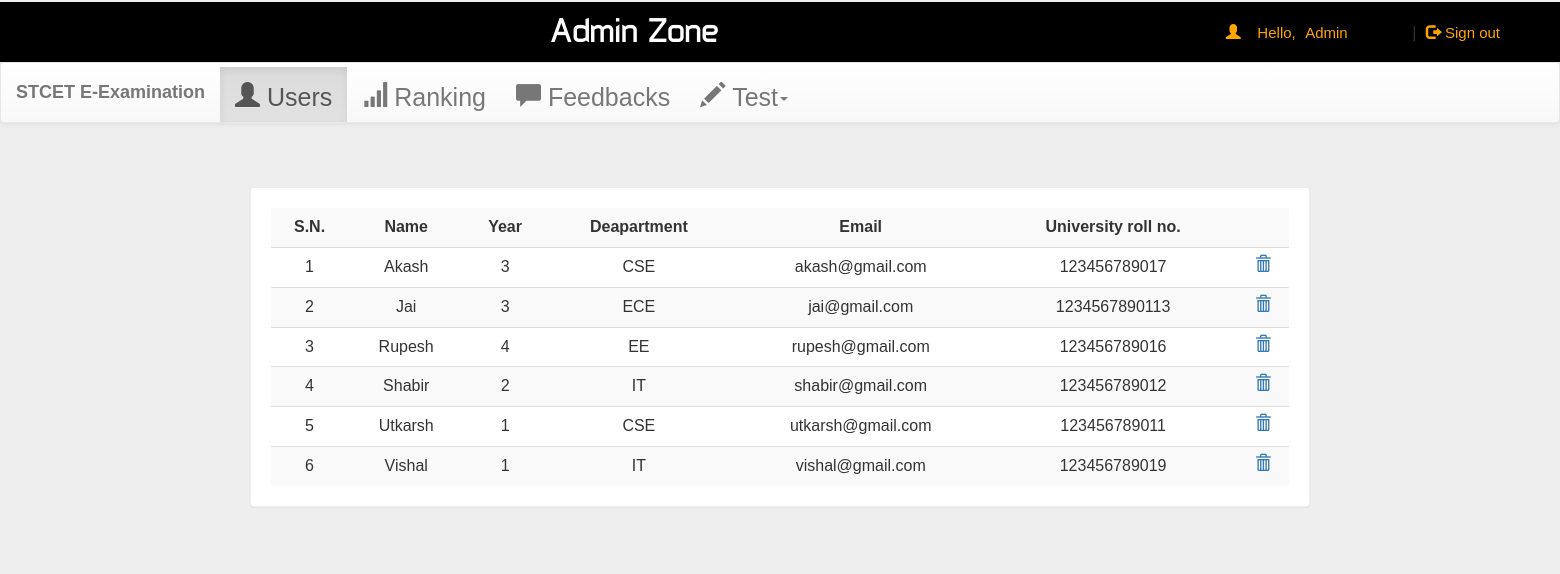
Page /dash.php?q=0 (signed in) on the committed database.
### tables this page shows
CREATE TABLE IF NOT EXISTS `user` (
  `name` varchar(50) NOT NULL,
  `year1` varchar(5) NOT NULL,
  `department` varchar(100) NOT NULL,
  `email` varchar(50) NOT NULL,
  `mob` bigint(20) NOT NULL,
  `password` varchar(50) NOT NULL,
  PRIMARY KEY (`email`)
);

### dash.php (the view, shortened to what this page needs)
<!DOCTYPE html PUBLIC "-//W3C//DTD XHTML 1.0 Transitional//EN" "http://www.w3.org/TR/xhtml1/DTD/xhtml1-transitional.dtd">
<html xmlns="http://www.w3.org/1999/xhtml">
<head>
<link  rel="stylesheet" href="css/bootstrap.min.css"/>
 <link  rel="stylesheet" href="css/bootstrap-theme.min.css"/>
 <link rel="stylesheet" href="css/main1.css?version=51">
 <link  rel="stylesheet" href="css/font.css">
</head>
<body  style="background:#eee;">
<div class="header">
<div class="row">
<div class="col-md-6">
<span class="another">Admin Zone</span></div>
<div class="col-md-6">
<?php
 include_once 'dbConnection.php';
  if(!(isset($_SESSION['email']))){
header("location:index.php");
}
else
{
$name = $_SESSION['name'];
echo '<span class="pull-right top title1" ><span class="log1"><span class="glyphicon glyphicon-user" aria-hidden="true"></span>&nbsp;&nbsp;&nbsp;&nbsp;Hello,</span> <a href="dash.php" class="log log1">'.$name.'</a>&nbsp;|&nbsp;<a href="logout.php?q=index.php" class="log"><span class="glyphicon glyphicon-log-out" aria-hidden="true"></span>&nbsp;Sign out</button></a></span>';
}?>
</div>
</div></div>
<nav class="navbar navbar-default title1">
  <div class="container-fluid">
    <div class="navbar-header">
      <a class="navbar-brand" href="dash.php?q=0"><b>STCET E-Examination</b></a>
    </div>
    <div class="collapse navbar-collapse" id="bs-example-navbar-collapse-1">
      <ul class="nav navbar-nav">
        <li <?php if(@$_GET['q']==0) echo'class="active"'; ?>><a href="dash.php?q=0"><span class="glyphicon glyphicon-user" aria-hidden="true"></span>&nbsp;Users<span class="sr-only">(current)</span></a></li>
		<li <?php if(@$_GET['q']==2) echo'class="active"'; ?>><a href="dash.php?q=2"><span class="glyphicon glyphicon-signal" aria-hidden="true"></span>&nbsp;Ranking</a></li>
		<li <?php if(@$_GET['q']==3) echo'class="active"'; ?>><a href="dash.php?q=3"><span class="glyphicon glyphicon-comment" aria-hidden="true"></span>&nbsp;Feedbacks</a></li>
        <li class="dropdown <?php if(@$_GET['q']==4 || @$_GET['q']==5) echo'active"'; ?>">
          <a href="#" class="dropdown-toggle" data-toggle="dropdown" role="button" aria-haspopup="true" aria-expanded="false"><span class="glyphicon glyphicon-pencil" aria-hidden="true"></span>&nbsp;Test<span class="caret"></span></a>
        </li>
      </ul>
          </div>
  </div>
</nav>
<div class="container">
<div class="row">
<div class="col-md-12">
<div class="col-md-12" id="cont">
</div>
<?php if(@$_GET['q']==0) {
$result = mysqli_query($con,"SELECT * FROM user") or die('Error');
echo  '<div class="panel"><table class="table table-striped title1">
<tr><td style="text-align:center"><b>S.N.</b></td><td style="text-align:center"><b>Name</b></td><td style="text-align:center"><b>Year</b></td><td style="text-align:center"><b>Deapartment</b></td><td style="text-align:center"><b>Email</b></td><td style="text-align:center"><b>University roll no.</b></td><td style="text-align:center"></td></tr>';
$c=1;
while($row = mysqli_fetch_array($result)) {
	$name = $row['name'];
	$mob = $row['mob'];
	$gender = $row['year1'];
    $email = $row['email'];
	$college = $row['department'];
	echo '<tr><td style="text-align:center">'.$c++.'</td><td style="text-align:center">'.$name.'</td><td style="text-align:center">'.$gender.'</td><td style="text-align:center">'.$college.'</td><td style="text-align:center">'.$email.'</td><td style="text-align:center">'.$mob.'</td>
	<td style="text-align:center"><a title="Delete User" href="update.php?demail='.$email.'"  onClick="return confirm(\'Are you sure?\')"><b><span class="glyphicon glyphicon-trash" aria-hidden="true"></span></b></a></td></tr>';
}
echo '</table></div>';
}?>
</div>
</div></div>
</body>
</html>

### css/main1.css (style rules this page uses)
body { overflow-x:hidden; width:100%; font: 115px "Century Gothic", "Times Roman", sans-serif; background:#eee; min-height:550px; background-attachment:fixed; }
div { font-size:25px; margin-top:2px; }
.panel { border-color:#eee; margin-bottom:10px; margin:40px; padding:20px; font: 15px "Century Gothic", "Times Roman", sans-serif; }
.header { background:black; height:60px; }
span.another { display: inline-block; width: 5000px; font-family:'typo'; font-size:35px; color:white; margin-left:550px; }
.title1 { font: 16px "Century Gothic", "Times Roman", sans-serif; }
.top { margin-top:20px; }
.log1 { font: 15px 'Ubuntu', sans-serif; color:orange; margin-left:10px; }
a.log { margin:10px; margin-right:60px; margin-left:5px; color:orange; text-decoration:none; font-size:20px; font-size:15px; }

### rows in the picture
user: name "Akash", year1 "3", department "CSE", email "akash@gmail.com", mob "123456789017"
user: name "Jai", year1 "3", department "ECE", email "jai@gmail.com", mob "1234567890113"
user: name "Rupesh", year1 "4", department "EE", email "rupesh@gmail.com", mob "123456789016"
user: name "Shabir", year1 "2", department "IT", email "shabir@gmail.com", mob "123456789012"
user: name "Utkarsh", year1 "1", department "CSE", email "utkarsh@gmail.com", mob "123456789011"
user: name "Vishal", year1 "1", department "IT", email "vishal@gmail.com", mob "123456789019"

### other values in the picture
$name "Admin"
